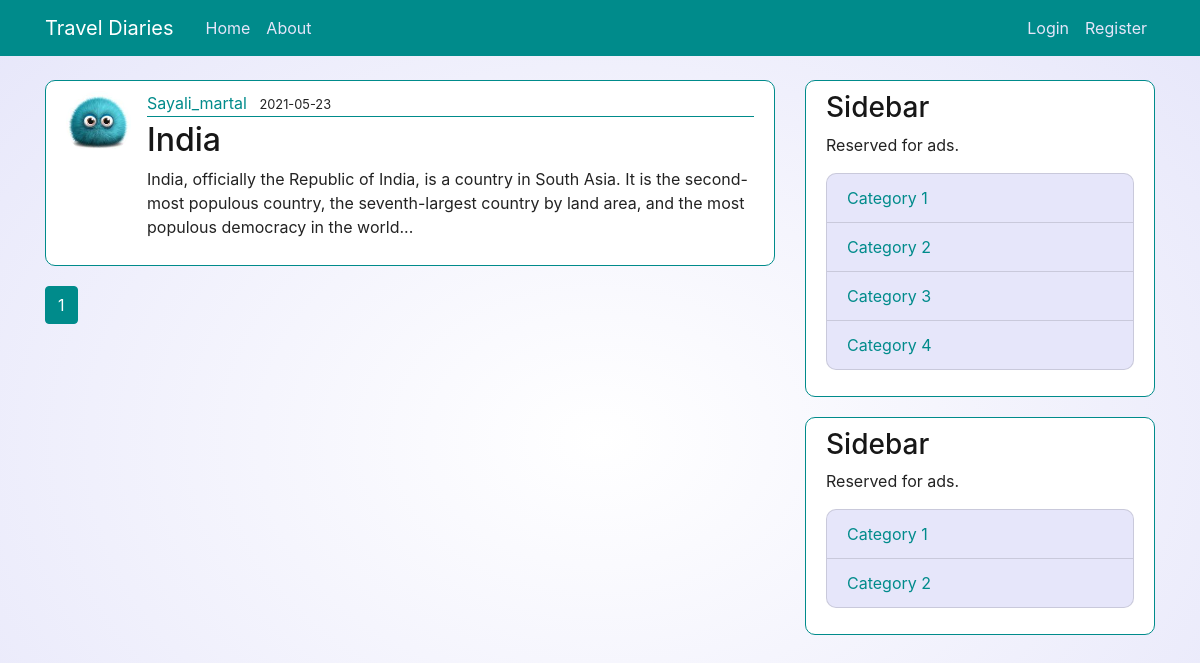
Page /home on the earlier database version.
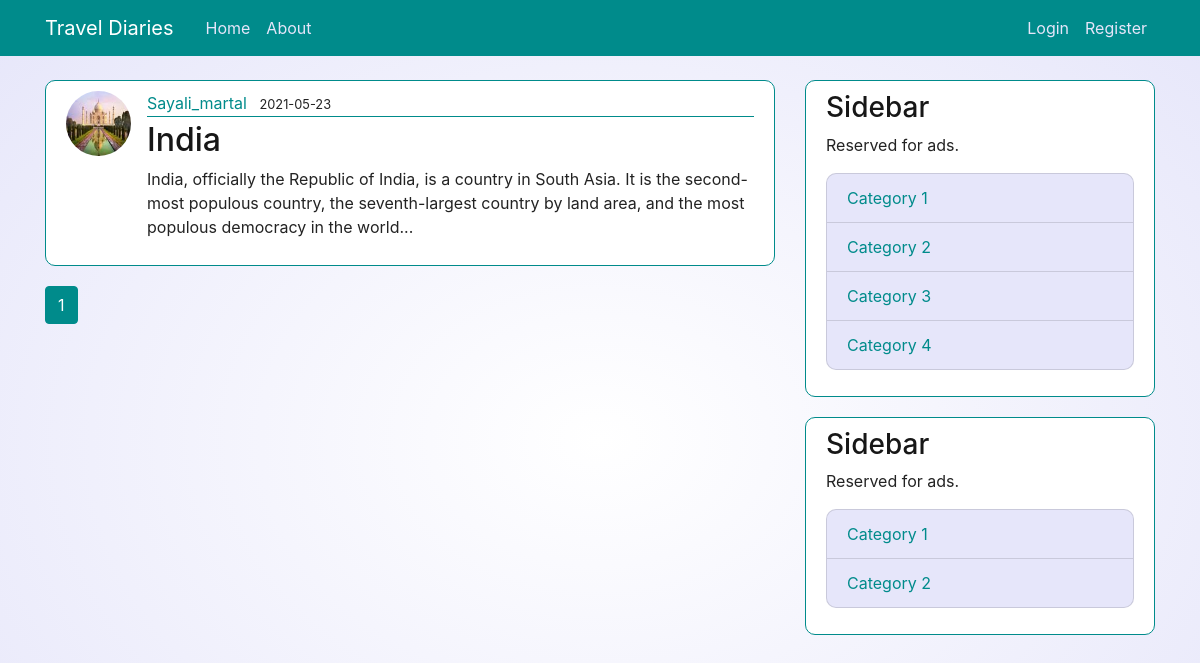
Same page on the later database version.
### travel/models.py (models this page shows, shortened)
class Post(db.Model):
    id = db.Column(db.Integer, primary_key=True)
    title = db.Column(db.String(100), nullable=False)
    date_posted = db.Column(db.DateTime, nullable=False, default=datetime.utcnow)
    content = db.Column(db.Text, nullable=False)
    user_id = db.Column(db.Integer, db.ForeignKey('user.id'), nullable=False)

class User(db.Model, UserMixin):
    id = db.Column(db.Integer, primary_key=True)
    username = db.Column(db.String(20), unique=True, nullable=False)
    email = db.Column(db.String(120), unique=True, nullable=False)
    image_file = db.Column(db.String(20), nullable=False, default='default.png')
    password = db.Column(db.String(60), nullable=False)
    posts = db.relationship('Post', backref='author', lazy=True)

### travel/main/routes.py (the view)
@main.route("/")
@main.route("/home")
def home():
    page = request.args.get('page', 1, type=int)
    posts = Post.query.order_by(Post.date_posted.desc()).paginate(page=page, per_page=5)
    return render_template('home.html', posts=posts)

### travel/templates/home.html
{% extends "layout.html" %}
{% block content %}
    {% for post in posts.items %}
        <article class="media content-section">
          <img class="rounded-circle article-img" src="{{ url_for('static', filename='profile_pics/' + post.author.image_file) }}">
          <div class="media-body">
            <div class="article-metadata">
              <a class="mr-2" href="{{ url_for('users.user_posts', username=post.author.username) }}">{{ post.author.username }}</a>
              <small class="text-muted">{{ post.date_posted.strftime('%Y-%m-%d') }}</small>
            </div>
            <h2><a class="article-title" href="{{ url_for('posts.post', post_id=post.id) }}">{{ post.title }}</a></h2>
            <p class="article-content">{{ post.content }}</p>
          </div>
        </article>
    {% endfor %}
    {% for page_num in posts.iter_pages(left_edge=1, right_edge=1, left_current=1, right_current=2) %}
      {% if page_num %}
        {% if posts.page == page_num %}
          <a class="btn btn-info mb-4" href="{{ url_for('main.home', page=page_num) }}">{{ page_num }}</a>
        {% else %}
          <a class="btn btn-outline-info mb-4" href="{{ url_for('main.home', page=page_num) }}">{{ page_num }}</a>
        {% endif %}
      {% else %}
        ...
      {% endif %}
    {% endfor %}
{% endblock content %}

### travel/templates/layout.html (shortened to what this page needs)
<!DOCTYPE html>
<html>
<head>
    <link rel="stylesheet" href="https://maxcdn.bootstrapcdn.com/bootstrap/4.0.0/css/bootstrap.min.css">
    <link rel="stylesheet" type="text/css" href="{{ url_for('static', filename='style.css') }}">
</head>
<body>
    <header class="site-header">
      <nav class="navbar navbar-expand-md navbar-dark bg-steel fixed-top">
        <div class="container">
          <a class="navbar-brand mr-4" href="/">
            Travel Diaries
          </a>
          <div class="collapse navbar-collapse" id="navbarToggle">
            <div class="navbar-nav mr-auto">
              <a class="nav-item nav-link" href="{{ url_for('main.home') }}">Home</a>
              <a class="nav-item nav-link" href="{{ url_for('main.about') }}">About</a>
            </div>
            <div class="navbar-nav">
              {% if current_user.is_authenticated %}
                <a class="nav-item nav-link" href="{{ url_for('posts.new_post') }}">New Post</a>
                <a class="nav-item nav-link" href="{{ url_for('users.account') }}">Account</a>
                <a class="nav-item nav-link" href="{{ url_for('users.logout') }}">Logout</a>
              {% else %}
                <a class="nav-item nav-link" href="{{ url_for('users.login') }}">Login</a>
                <a class="nav-item nav-link" href="{{ url_for('users.register') }}">Register</a>
              {% endif %}
            </div>
          </div>
        </div>
      </nav>
    </header>
    <main role="main" class="container">
      <div class="row">
        <div class="col-md-8">
          {% block content %}{% endblock %}
        </div>
        <div class="col-md-4">
          <div class="content-section">
            <h3>Sidebar</h3>
            <p class='text-muted'>Reserved for ads.
              <ul class="list-group">
                <li class="list-group-item list-group-item-light">Category 1</li>
                <li class="list-group-item list-group-item-light">Category 2</li>
                <li class="list-group-item list-group-item-light">Category 3</li>
                <li class="list-group-item list-group-item-light">Category 4</li>
              </ul>
            </p>
          </div>
          <div class="content-section">
            <h3>Sidebar</h3>
            <p class='text-muted'>Reserved for ads.
              <ul class="list-group">
                <li class="list-group-item list-group-item-light">Category 1</li>
                <li class="list-group-item list-group-item-light">Category 2</li>
              </ul>
            </p>
          </div>
        </div>
      </div>
    </main>
</body>
</html>

### travel/static/style.css (style rules this page uses)
:root { --panel-background: white; --medium-color: lavender; --header-background: darkcyan; --title-color: #171717; --text-color: #232323; --link-color: darkcyan; }
body { color: var(--text-color); margin-top: 5rem; background-image: radial-gradient(var(--panel-background), var(--medium-color)); background-size: 100% 100%; background-position: 50% 100%; background-repeat: no-repeat; height: 100vh; }
h1, h2, h3, h4, h5, h6 { color: var(--title-color); }
.list-group-item-light { color: var(--header-background); background-color: var(--medium-color); }
.bg-steel { background-color: var(--header-background);; }
.navbar-dark .navbar-brand { color: var(--panel-background); }
.site-header .navbar-nav .nav-link { color: var(--panel-background); }
.text-muted { color: var(--text-color) !important; }
.content-section { background: var(--panel-background); padding: 10px 20px; border: 1px solid var(--header-background); border-radius: 10px; margin-bottom: 20px; }
.site-header .navbar-nav .nav-link { color: var(--medium-color); }
.article-title { color: var(--title-color); }
.article-content { white-space: pre-line; }
.article-img { height: 65px; width: 65px; margin-right: 16px; }
.article-metadata { padding-bottom: 1px; margin-bottom: 4px; border-bottom: 1px solid var(--header-background); }
.list-group-item:first-child { border-top-left-radius: 10px; border-top-right-radius: 10px; }
.list-group-item:last-child { border-bottom-left-radius: 10px; border-bottom-right-radius: 10px; }
a { color: var(--link-color); }
.btn-info { color: var(--panel-background); background-color: var(--link-color); border-color: var(--link-color); }

Differences in the rows shown:
changed through a linked row, Post "India": image_file: a different picture
